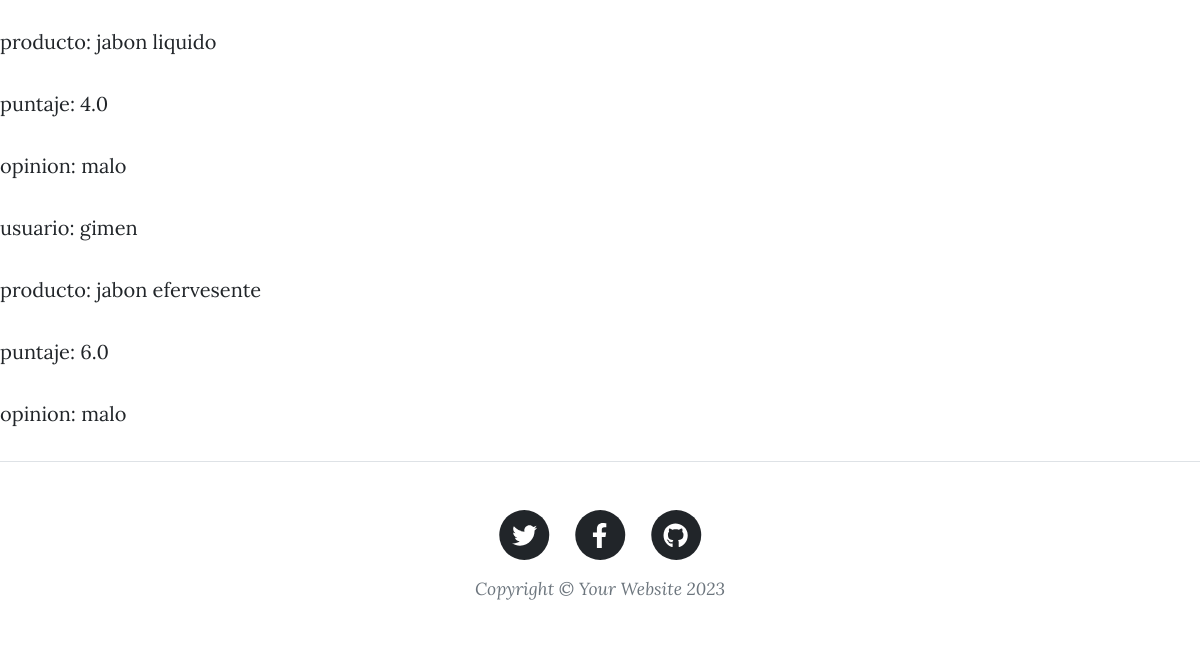
The page /appweb/Blog (signed in, lower part) on the database as committed earlier.
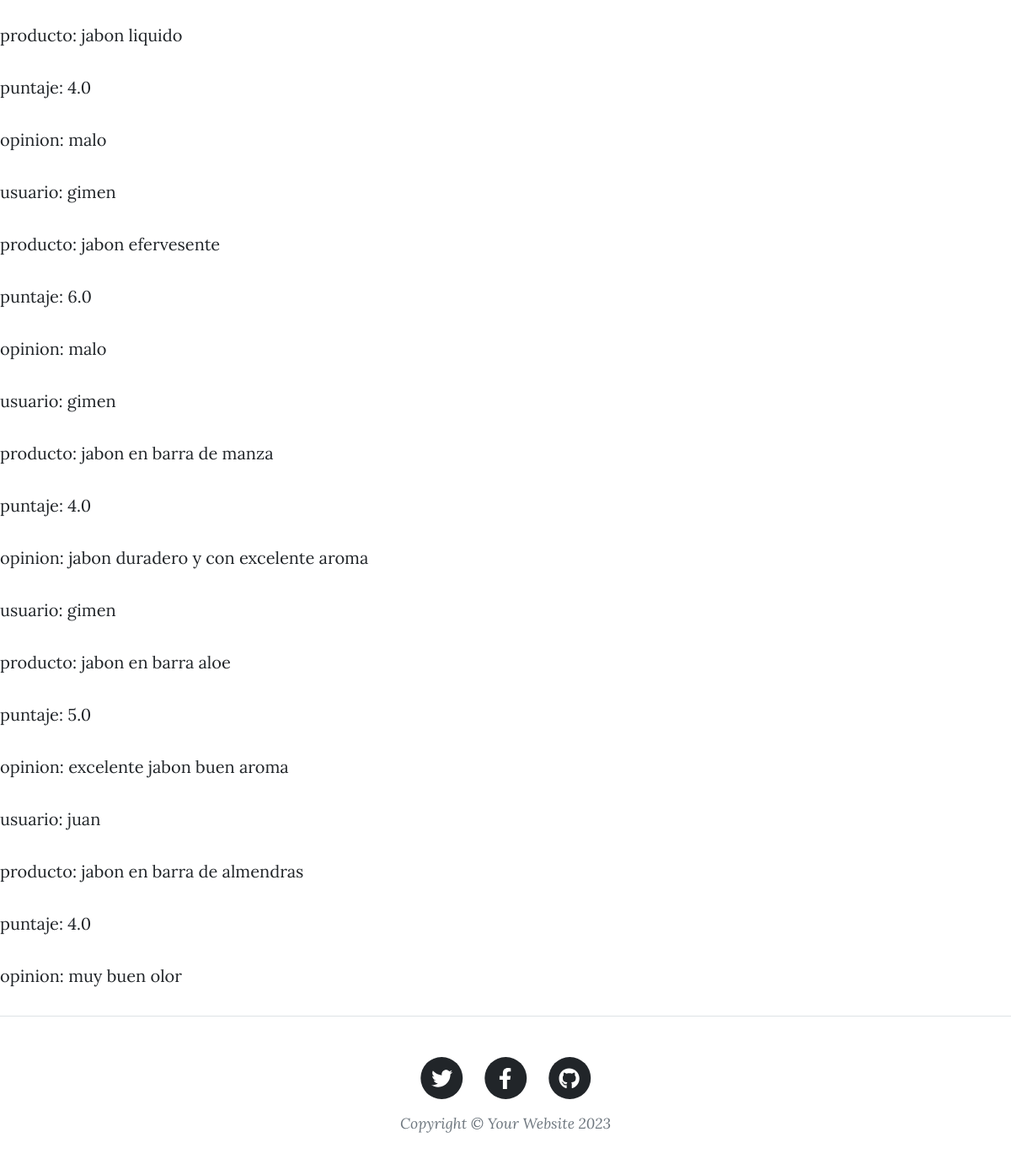
The same page on the database as committed later.
### appweb/models.py (models this page shows)
class Comentario(models.Model):
    autor=models.CharField(max_length=40)
    tipo=models.CharField(max_length=40)
    calificacion=models.FloatField()
    opinion=models.TextField(max_length=300)

### appweb/views.py (the view)
# urls.py: path('Blog', comentario , name='Blog'),
@login_required
def comentario(request):
    comentarios = Comentario.objects.all()
    return render(request, "appweb/comentarios/comentario.html",{"resultado_comentario": comentarios})

### appweb/templates/appweb/comentarios/comentario.html (shortened to what this page needs)
{% extends 'appweb/padre.html' %}
{% block contenido %}
    {% for comentarios in resultado_comentario %}
        <p>usuario: {{comentarios.autor}}</p>
        <p>producto: {{comentarios.tipo}}</p>
        <p>puntaje: {{comentarios.calificacion}}</p>
        <p>opinion: {{comentarios.opinion}}</p>
    {% endfor %}
{% endblock %}

Rows that differ between the two databases and show on the page:
added Comentario: autor "gimen", tipo "jabon en barra de manza", calificacion "4.0", opinion "jabon duradero y con excelente aroma"
added Comentario: autor "gimen", tipo "jabon en barra aloe", calificacion "5.0", opinion "excelente jabon buen aroma"
added Comentario: autor "juan", tipo "jabon en barra de almendras", calificacion "4.0", opinion "muy buen olor"
